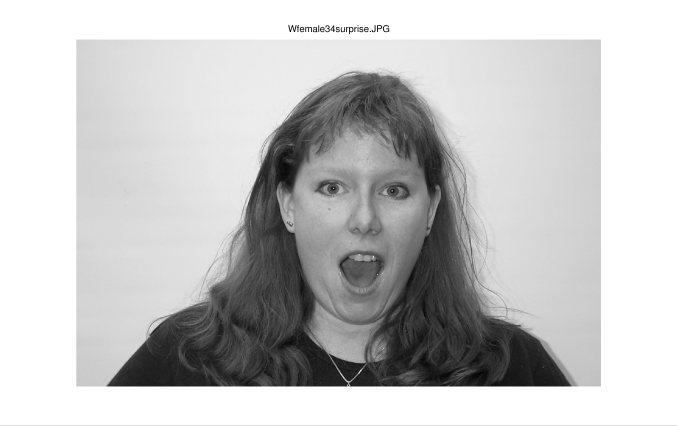
#> input picture images/test.png, 677 x 426 px
$ python -i extract.py   (imports and definitions only)   (older library calls are emulated)
#> lines starting #> are read from the running program, lines starting #| are printed output that depends on the picture
### python/facial_landmarks.py
""" Extract facial landmark features
"""
import numpy as np
from scipy.spatial.distance import euclidean as d
from face_alignment import FaceAlignment, LandmarksType

class FaceTools:
    """ Face Toolkit
    """
    def __init__(self, dimensions='2d'):
        landmarkType = LandmarksType._2D if dimensions == '2d' else LandmarksType._3D
        self.faceAlignment = FaceAlignment(landmarkType,
                                           flip_input=False,
                                           device='cpu',
                                           verbose=False)

    # [124 lines left out: functions _polyArea, _slope, landmarks, geometricFeatures1, faceDistances, not called in this run]


### python/extract.py
""" extract features
"""
from time import time
from enum import Enum

import cv2
import numpy as np
from numba import jit
from skimage.feature import local_binary_pattern
from skimage.transform import rescale

from storage import save, load
from facial_landmarks import FaceTools

class LandmarkEnum(Enum):
    """ Landmark enum
    """
    DISTANCES = 0
    COORDINATES = 1
    GEOMETRIC1 = 2

def cropFace(image):
    """ crop face from a given image
    """
    fc = cv2.CascadeClassifier('../haarcascade/haarcascade_frontalface_alt.xml')
    faces = fc.detectMultiScale(image)
    #get first face coordinates
    xFace, yFace, wFace, hFace = faces[0]
    croppedFace = image[yFace:yFace+hFace, xFace:xFace+wFace]
    return croppedFace

# [169 lines left out: functions kirsch, dLBPPixel, dLBP, TLPPixel, TLPBloc, TLP and 3 more, not called in this run]

# pylint: disable=dangerous-default-value, comparison-with-callable
def extractFeature(image, numBiFilter=1, kirschFilter=False, flandmarks=None, method=None,
                   methodArgs={}, gridX=18, gridY=18, rescaleImage=False):
    """ extract features from image
    """
    feature = np.array(())
    # preprocessing
    image = cv2.equalizeHist(image)
    for _ in range(numBiFilter):
        image = cv2.bilateralFilter(image, 5, 30, 20)
    # extract face
    image = cropFace(image)

    if rescaleImage:
        # rescale to 77x77 if method used is hvnLBP (without borders => 75x75)
        targetResolution = 77.0 if method==hvnLBPWithoutBorders else 75.0
        image = rescale(image, targetResolution/image.shape[0], anti_aliasing=True,
                        multichannel=False, mode='constant')
    if kirschFilter:
        filteredImages = kirsch(image)
        for filteredImage in filteredImages.values():
            lbpImage = method(filteredImage, **methodArgs)
            if isinstance(lbpImage, list):
                for lbpImg in lbpImage:
                    feature = np.concatenate((feature, LBPH(lbpImg, gridX, gridY)))
            else:
                feature = np.concatenate((feature, LBPH(method(lbpImage, **methodArgs),
                                                        gridX, gridY)))
    else:
        lbpImage = method(image, **methodArgs)
        if isinstance(lbpImage, list):
            for lbpImg in lbpImage:
                feature = np.concatenate((feature, LBPH(lbpImg, gridX, gridY)))
        else:
            feature = LBPH(lbpImage, gridX, gridY)
    return feature

# [19 lines left out: function extractFlandmarks, not called in this run]


features = []
index = 1
# [1 line not run here, left out]
# [1 line that did not run here, left out]
# [1 line that did not run here, left out]
# [16 lines not run here, left out]

filename = 'coordinates_flandmark_3D_JAFFE'

# [2 lines not run here, left out]

>>> import cv2
>>> picture = cv2.imread('../images/test.png', cv2.IMREAD_GRAYSCALE)
#> picture is the input picture: shape (426, 677); min 5, max 255, mean 196.5
>>> result = extractFeature(picture)
#> in extractFeature, `image = cv2.equalizeHist(image)`:
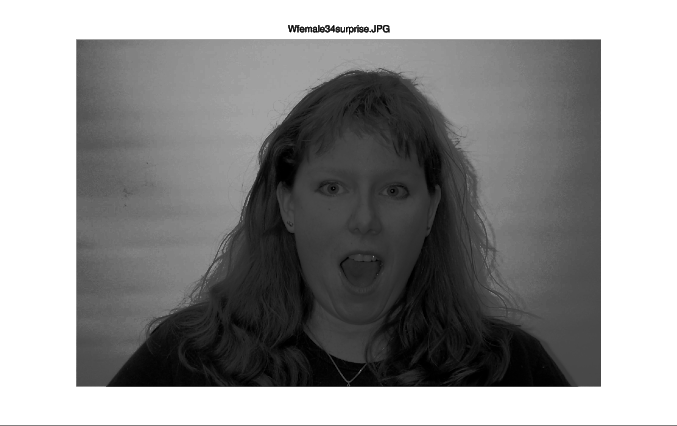
#> image: shape (426, 677); min 0, max 255, mean 144.8
#> in cropFace, `faces = fc.detectMultiScale(image)`: faces = [[283, 126, 162, 162]]
#> in cropFace, `xFace, yFace, wFace, hFace = faces[0]`: xFace = 283; yFace = 126; wFace = 162
#> in cropFace, `croppedFace = image[yFace:yFace+hFace, xFace:xFace+wFace]`:
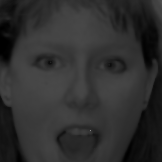
#> croppedFace: shape (162, 162); min 0, max 133, mean 47.1
#> (the run stopped early here; a loop or call above may not have finished)
